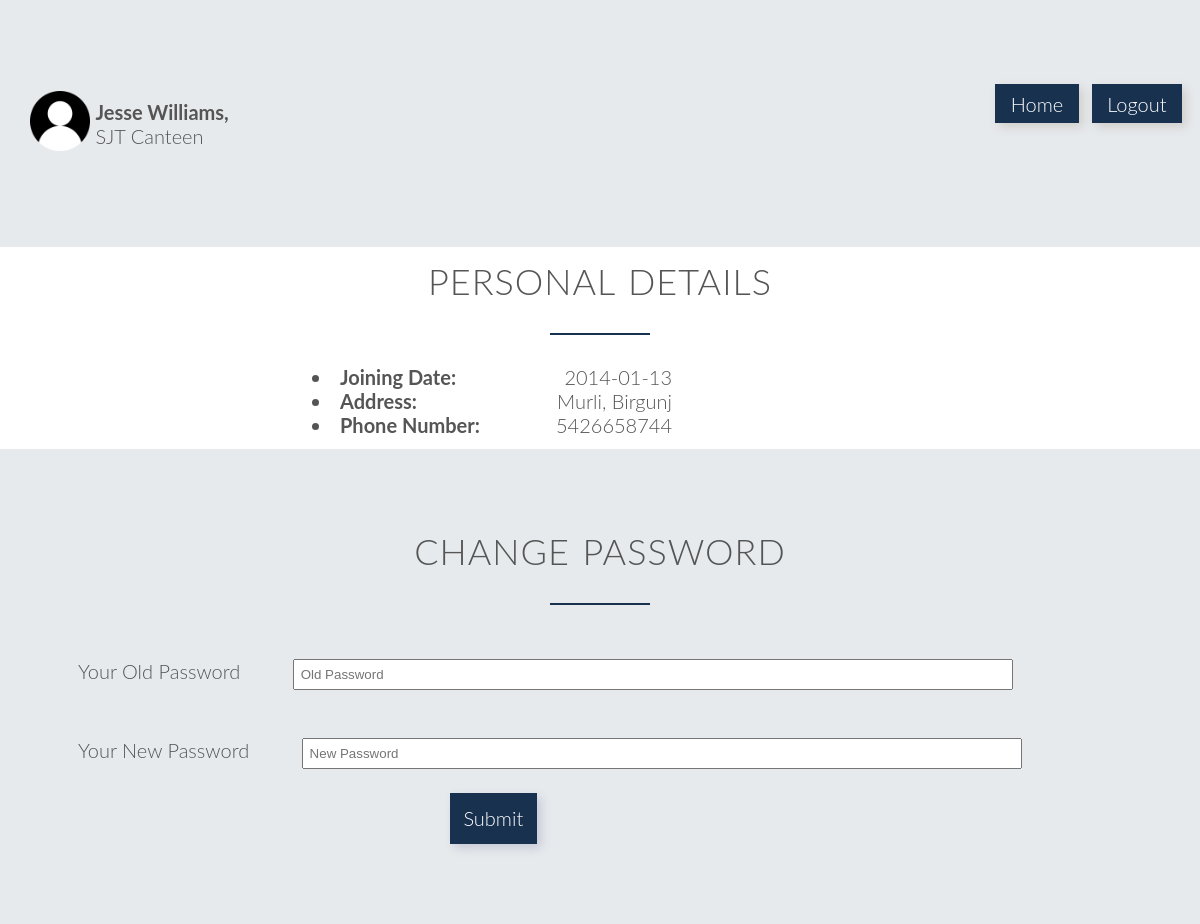
/empprod.php (signed in), run on the app's committed database.
### tables this page shows
CREATE TABLE `employee` (
  `eid` int(11) NOT NULL,
  `name` varchar(25) DEFAULT NULL,
  `join_date` date DEFAULT NULL,
  `streetname` varchar(15) DEFAULT NULL,
  `city` varchar(10) DEFAULT NULL,
  `phone` decimal(30,0) DEFAULT NULL,
  `cid` int(11) DEFAULT NULL
);

CREATE TABLE `canteen` (
  `cid` int(11) NOT NULL,
  `name` varchar(25) DEFAULT NULL,
  `location` varchar(10) DEFAULT NULL
);

### empprod.php (the view, shortened to what this page needs)
<!DOCTYPE html>
<?php
    include('sessionemp.php');
    $uname = $_SESSION['login_user'];
    $sql = "SELECT * from employee where eid='$uname'";
    $result = mysqli_query($db,$sql);
    $row = mysqli_fetch_array($result,MYSQLI_ASSOC);
    $cid = $row['cid'];
    $canteen = "SELECT * from canteen where cid='$cid'";
    $res = mysqli_query($db,$canteen);
    $cantrow = mysqli_fetch_array($res,MYSQLI_ASSOC);
?>
<html>
    <head>
        <link rel="stylesheet" type="text/css" href="css/style.css">
        <link rel="stylesheet" type="text/css" href="css/grid.css">
    </head>
    <body>
        <section class="section-plans">
            <div class="row">
                <div class="col span-10-of-12">
                    <img src="images/person.png" style="border-radius: 20%; width: 5vw;">
                    <div style="display: inline-block; vertical-align: super"><?php echo "<strong>".$row['name'].",</strong><br>".$cantrow['name'] ?></div>
                </div>
                <div class="col span-1-of-12"><a style="text-decoration: none; background-color: #18314f; padding: 10% 20%; color: white; vertical-align: text-bottom; margin-top: 20%; margin-bottom: 20%; box-shadow: 4px 4px 10px rgba(72, 39, 10, 0.15)" href="emphome.php">Home</a></div>
                <div class="col span-1-of-12"><a style="text-decoration: none; background-color: #18314f; padding: 10% 20%; color: white; vertical-align: text-bottom; margin-top: 20%; margin-bottom: 20%; box-shadow: 4px 4px 10px rgba(72, 39, 10, 0.15)" href="index.php">Logout</a></div>
            </div>
        </section>
        <section class="section-cant">
            <div class="row">
                <h2>Personal Details</h2>
            </div>
            <?php
                echo "<li style=\"margin-left:25vw; width:30vw;\"><strong>Joining Date: </strong><div style=\"float:right;\">".$row['join_date']."</div></li>";
                echo "<li style=\"margin-left:25vw; width:30vw;\"><strong>Address: </strong><div style=\"float:right;\">".$row['streetname'].", ".$row['city']."</div></li>";
                echo "<li style=\"margin-left:25vw; width:30vw;\"><strong>Phone Number: </strong><div style=\"float:right;\">".$row['phone']."</div></li>";
            ?>
        </section>
        <section class="section-plans">
            <div class="row">
                <h2>Change Password</h2>
            </div>
            <div class="row">
                <form method="post" id="sjt" name="sjt" action="<?php $_PHP_SELF ?>">
                    <label for="oldpwd" style="font-family: 'Lato','Arial', sans-serif;font-weight: 300;font-size: 20px; margin-left:4vw;">Your Old Password</label>
                    <input type="password" placeholder="Old Password" id="oldpwd" name="oldpwd" style="margin:2vw 4vw; width:60vw; padding: 0.5vw;" required>
                    <br>
                    <label for="newpwd" style="font-family: 'Lato','Arial', sans-serif;font-weight: 300;font-size: 20px; margin-left:4vw;">Your New Password</label>
                    <input type="password" placeholder="New Password" id="newpwd" name="newpwd" style="margin:2vw 4vw; width:60vw; padding: 0.5vw;" required>
                    <br>
                    <input type="submit" for="sjt" value="Submit" id="Submit" name="Submit" style="box-shadow: 4px 4px 10px rgba(12, 10, 72, 0.15); text-align: center; padding: 1%;border: 2px solid #18314f;background-color: #18314f; color: white; font-family: 'Lato','Arial', sans-serif;font-weight: 300;font-size: 20px;margin-left:35vw; margin-botton:4vw;"><br>
                </form>
            </div>
        </section>
   </body>
</html>

### css/style.css (style rules this page uses)
* { margin:0; padding: 0; -webkit-box-sizing: border-box; box-sizing: border-box; }
html, body { background-color: #fff; color: #555; font-family: 'Lato','Arial', sans-serif; font-weight: 300; font-size: 20px; text-rendering: optimizeLegibility; overflow-x: hidden; }
.row { max-width: 1140px; margin: 0 auto; }
section { padding: 80px 0px; }
h1, h2, h3 { font-weight: 300; text-transform: uppercase; }
h2 { font-size: 180%; word-spacing: 2px; text-align: center; margin-bottom: 30px; letter-spacing: 1px; }
h2:after { display: block; height: 2px; background-color: #18314f; content: " "; width: 100px; margin: 0 auto; margin-top: 30px; }
.section-cant { padding: 1%; }
.section-plans { background-color: rgba(24, 49, 79, 0.1); }
form { font-size: 80%; }

### css/grid.css (style rules this page uses)
.row { zoom: 1; }
.row:before, .row:after { content:""; display:table; }
.row:after { clear:both; }
.col { display: block; float:left; margin: 1% 0 1% 1.6%; }
.col:first-child { margin-left: 0; }
.span-10-of-12 { width: 83.06%; }
.span-1-of-12 { width: 6.86%; }

### data on the page
employee: name "Jesse Williams", join_date "2014-01-13", streetname "Murli", city "Birgunj", phone "5426658744"
canteen: name "SJT Canteen"
